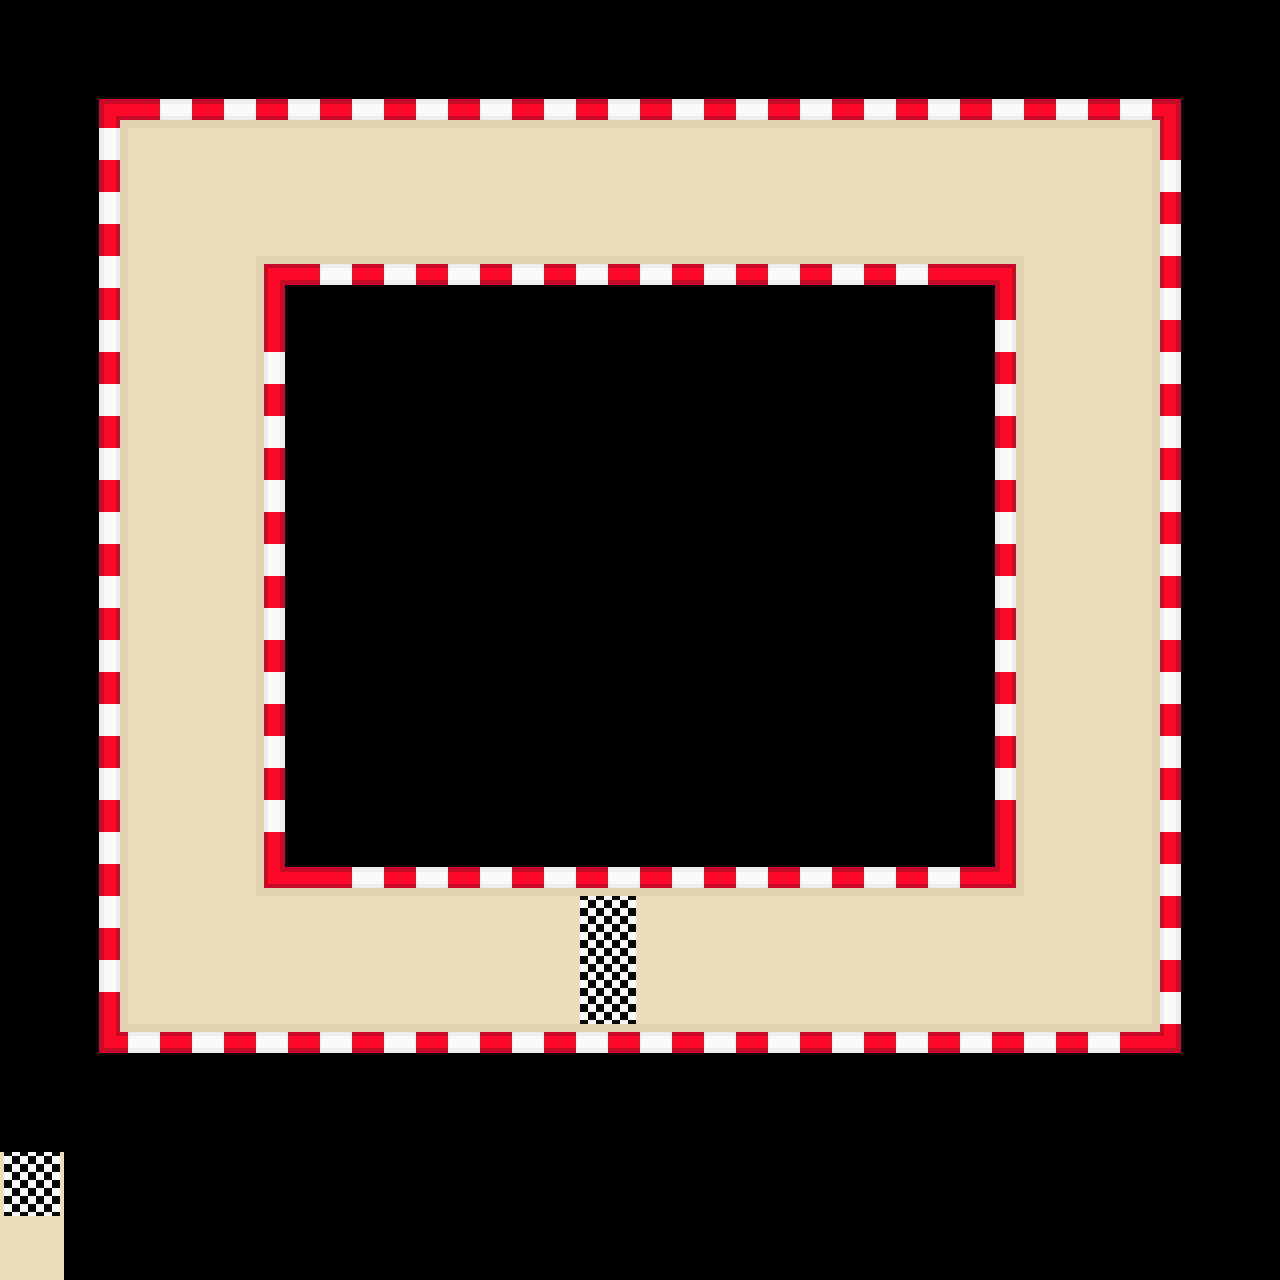

Rendered tile map (Tiled .tmx) drawn with the repository's tilesets; below, a short description and the full map source, tile grids included:
An orthogonal 20x20 tile map with 64x64 px tiles, 3 tile layers (Tile Layer 1, UnitTestLayer, FinishLayer) and 3 objects.

<map version="1.0" tiledversion="1.0.3" orientation="orthogonal" renderorder="right-down" width="20" height="20" tilewidth="64" tileheight="64" nextobjectid="13">
 <tileset firstgid="1" source="TileSetRed.tsx" />
 <layer name="Tile Layer 1" width="20" height="20">
  <data encoding="csv">
0,0,0,0,0,0,0,0,0,0,0,0,0,0,0,0,0,0,0,0,
0,2684354565,3221225473,3221225473,3221225473,3221225473,3221225473,3221225473,3221225473,3221225473,3221225473,3221225473,3221225473,3221225473,3221225473,3221225473,3221225473,3221225473,3221225477,0,
0,2684354561,3,3,3,3,3,3,3,3,3,3,3,3,3,3,3,3,1610612737,0,
0,2684354561,3,3,3,3,3,3,3,3,3,3,3,3,3,3,3,3,1610612737,0,
0,2684354561,2684354563,2684354563,1610612738,1,1,1,1,1,1,1,1,1,1,2,2684354563,2684354563,1610612737,0,
0,2684354561,2684354563,2684354563,1610612737,0,0,0,0,0,0,0,0,0,0,2684354561,2684354563,2684354563,1610612737,0,
0,2684354561,2684354563,2684354563,1610612737,0,0,0,0,0,0,0,0,0,0,2684354561,2684354563,2684354563,1610612737,0,
0,2684354561,2684354563,2684354563,1610612737,0,0,0,0,0,0,0,0,0,0,2684354561,2684354563,2684354563,1610612737,0,
0,2684354561,2684354563,2684354563,1610612737,0,0,0,0,0,0,0,0,0,0,2684354561,2684354563,2684354563,1610612737,0,
0,2684354561,2684354563,2684354563,1610612737,0,0,0,0,0,0,0,0,0,0,2684354561,2684354563,2684354563,1610612737,0,
0,2684354561,2684354563,2684354563,1610612737,0,0,0,0,0,0,0,0,0,0,2684354561,2684354563,2684354563,1610612737,0,
0,2684354561,2684354563,2684354563,1610612737,0,0,0,0,0,0,0,0,0,0,2684354561,2684354563,2684354563,1610612737,0,
0,2684354561,2684354563,2684354563,1610612737,0,0,0,0,0,0,0,0,0,0,2684354561,2684354563,2684354563,1610612737,0,
0,2684354561,2684354563,2684354563,3221225474,3221225473,3221225473,3221225473,3221225473,3221225473,3221225473,3221225473,3221225473,3221225473,3221225473,2684354562,2684354563,2684354563,1610612737,0,
0,2684354561,2684354563,2684354563,3,3,3,3,3,3,3,3,3,3,3,3,3,3,1610612737,0,
0,2684354561,3,3,3,3,3,3,3,3,3,3,3,3,3,3,3,3,1610612737,0,
0,5,1,1,1,1,1,1,1,1,1,1,1,1,1,1,1,1,1610612741,0,
0,0,0,0,0,0,0,0,0,0,0,0,0,0,0,0,0,0,0,0,
0,0,0,0,0,0,0,0,0,0,0,0,0,0,0,0,0,0,0,0,
0,0,0,0,0,0,0,0,0,0,0,0,0,0,0,0,0,0,0,0
</data>
 </layer>
 <layer name="UnitTestLayer" width="20" height="20">
  <data encoding="csv">
0,0,0,0,0,0,0,0,0,0,0,0,0,0,0,0,0,0,0,0,
0,0,0,0,0,0,0,0,0,0,0,0,0,0,0,0,0,0,0,0,
0,0,0,0,0,0,0,0,0,0,0,0,0,0,0,0,0,0,0,0,
0,0,0,0,0,0,0,0,0,0,0,0,0,0,0,0,0,0,0,0,
0,0,0,0,0,0,0,0,0,0,0,0,0,0,0,0,0,0,0,0,
0,0,0,0,0,0,0,0,0,0,0,0,0,0,0,0,0,0,0,0,
0,0,0,0,0,0,0,0,0,0,0,0,0,0,0,0,0,0,0,0,
0,0,0,0,0,0,0,0,0,0,0,0,0,0,0,0,0,0,0,0,
0,0,0,0,0,0,0,0,0,0,0,0,0,0,0,0,0,0,0,0,
0,0,0,0,0,0,0,0,0,0,0,0,0,0,0,0,0,0,0,0,
0,0,0,0,0,0,0,0,0,0,0,0,0,0,0,0,0,0,0,0,
0,0,0,0,0,0,0,0,0,0,0,0,0,0,0,0,0,0,0,0,
0,0,0,0,0,0,0,0,0,0,0,0,0,0,0,0,0,0,0,0,
0,0,0,0,0,0,0,0,0,0,0,0,0,0,0,0,0,0,0,0,
0,0,0,0,0,0,0,0,0,0,0,0,0,0,0,0,0,0,0,0,
0,0,0,0,0,0,0,0,0,0,0,0,0,0,0,0,0,0,0,0,
0,0,0,0,0,0,0,0,0,0,0,0,0,0,0,0,0,0,0,0,
0,0,0,0,0,0,0,0,0,0,0,0,0,0,0,0,0,0,0,0,
0,0,0,0,0,0,0,0,0,0,0,0,0,0,0,0,0,0,0,0,
3,0,0,0,0,0,0,0,0,0,0,0,0,0,0,0,0,0,0,0
</data>
 </layer>
 <layer name="FinishLayer" width="20" height="20">
  <data encoding="csv">
0,0,0,0,0,0,0,0,0,0,0,0,0,0,0,0,0,0,0,0,
0,0,0,0,0,0,0,0,0,0,0,0,0,0,0,0,0,0,0,0,
0,0,0,0,0,0,0,0,0,0,0,0,0,0,0,0,0,0,0,0,
0,0,0,0,0,0,0,0,0,0,0,0,0,0,0,0,0,0,0,0,
0,0,0,0,0,0,0,0,0,0,0,0,0,0,0,0,0,0,0,0,
0,0,0,0,0,0,0,0,0,0,0,0,0,0,0,0,0,0,0,0,
0,0,0,0,0,0,0,0,0,0,0,0,0,0,0,0,0,0,0,0,
0,0,0,0,0,0,0,0,0,0,0,0,0,0,0,0,0,0,0,0,
0,0,0,0,0,0,0,0,0,0,0,0,0,0,0,0,0,0,0,0,
0,0,0,0,0,0,0,0,0,0,0,0,0,0,0,0,0,0,0,0,
0,0,0,0,0,0,0,0,0,0,0,0,0,0,0,0,0,0,0,0,
0,0,0,0,0,0,0,0,0,0,0,0,0,0,0,0,0,0,0,0,
0,0,0,0,0,0,0,0,0,0,0,0,0,0,0,0,0,0,0,0,
0,0,0,0,0,0,0,0,0,0,0,0,0,0,0,0,0,0,0,0,
0,0,0,0,0,0,0,0,0,4,0,0,0,0,0,0,0,0,0,0,
0,0,0,0,0,0,0,0,0,4,0,0,0,0,0,0,0,0,0,0,
0,0,0,0,0,0,0,0,0,0,0,0,0,0,0,0,0,0,0,0,
0,0,0,0,0,0,0,0,0,0,0,0,0,0,0,0,0,0,0,0,
4,0,0,0,0,0,0,0,0,0,0,0,0,0,0,0,0,0,0,0,
0,0,0,0,0,0,0,0,0,0,0,0,0,0,0,0,0,0,0,0
</data>
 </layer>
 <objectgroup name="Obstacles">
  <object id="7" x="326" y="344" width="193" height="191" />
  <object id="10" x="465" y="607">
   <polygon points="0,0 169,104 50,212 -109,152 -138,19" />
  </object>
  <object id="11" x="695" y="605">
   <polyline points="0,0 254,-1 252,149 143,74 138,179" />
  </object>
 </objectgroup>
</map>
